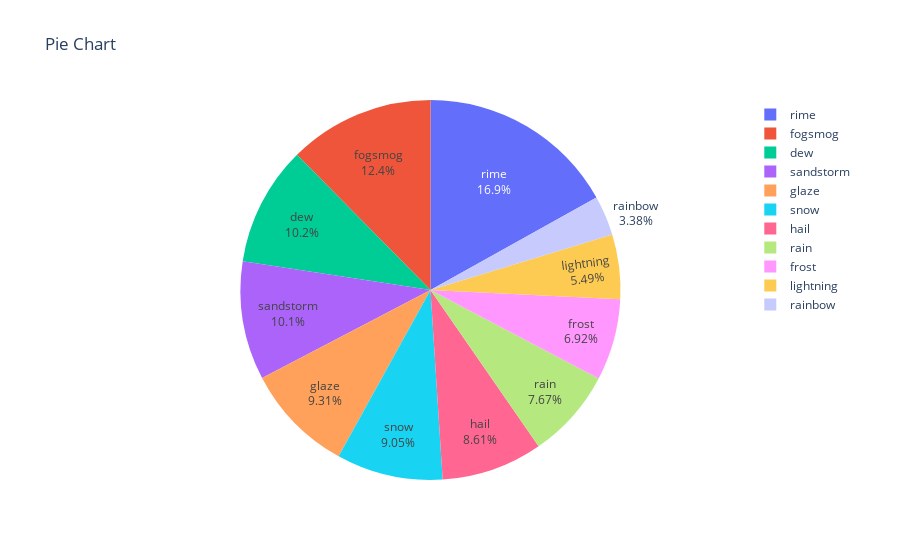

The cell this chart's notebook holds for it:
### Code cell
fig = px.pie(df, names='Category', title='Pie Chart')
fig.update_traces(textinfo='percent+label')
fig.show()

### Figure 1 — Plotly figure (JSON) as saved in the notebook; plotly's stock layout.template omitted (floating-point values rounded to 4 significant figures; data arrays with more than 128 entries replaced by an {"elided": "..."} marker saying what was removed)
{"data": [{"domain": {"x": [0, 1], "y": [0, 1]}, "hovertemplate": "Category=%{label}<extra></extra>", "labels": {"elided": "6862 str values"}, "legendgroup": "", "name": "", "showlegend": true, "textinfo": "percent+label", "type": "pie"}], "layout": {"legend": {"tracegroupgap": 0}, "title": {"text": "Pie Chart"}}}
